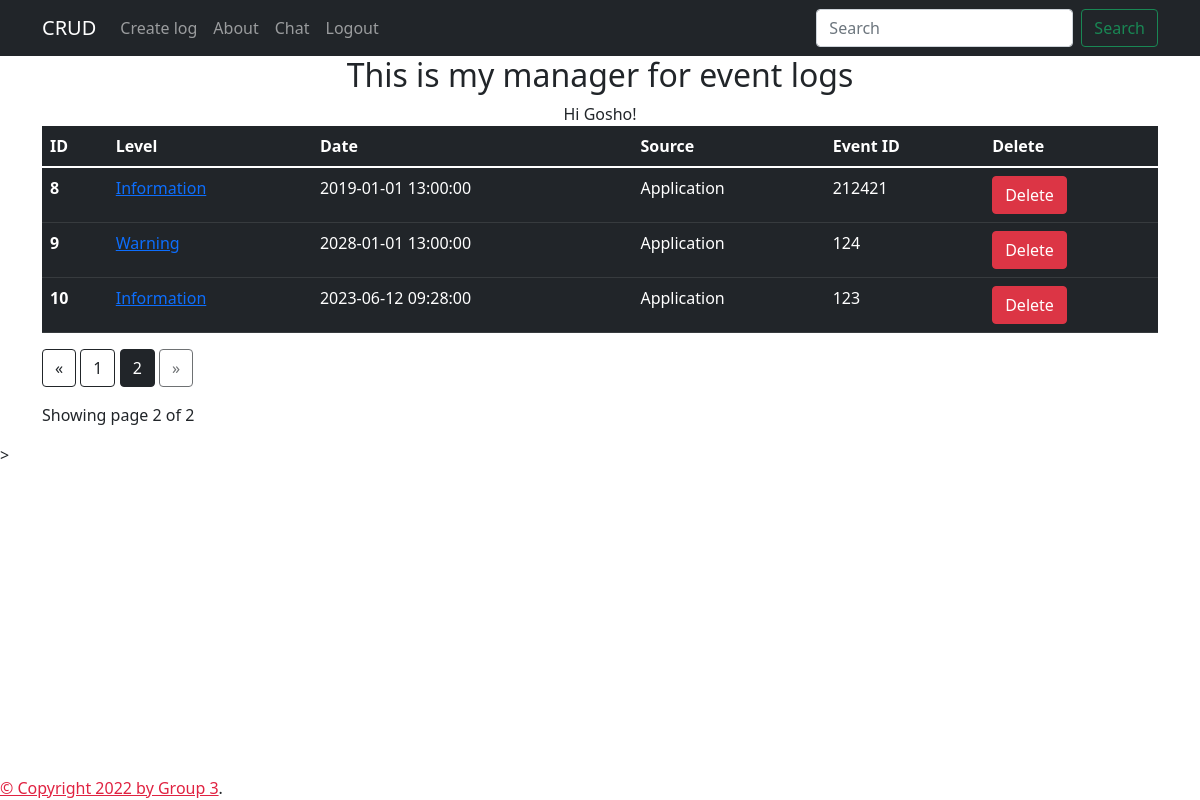
The page /?page=2 (signed in) on the database its author committed.
### models.py (models this page shows, shortened)
class User(db.Model, UserMixin):
    __tablename__ = "user"
    id = db.Column(db.Integer, primary_key=True)
    username = db.Column(db.String(80), unique=True, nullable=False)
    password = db.Column(db.String(300), nullable=False, unique=True)

class Events_model(db.Model):
    __tablename__ = 'event_errors'
    id = db.Column(db.Integer, primary_key=True)
    level = db.Column(db.String(80))
    date_time = db.Column(db.DateTime, default=datetime.utcnow)
    source = db.Column(db.String(80))
    event_id = db.Column(db.Integer())

### app.py (the view)
    @app.route('/')
    @login_required
    def home():
        page = request.args.get('page', type = int)
        application_logs = Events_model.query.paginate(page = page, per_page = 5)
        return render_template('index.html', application_logs=application_logs, name = current_user), 200

### app.py (called while the page is built)
@login_manager.user_loader
def load_user(user_id):
    return User.query.get(int(user_id))

### templates/index.html (shortened to what this page needs)
{% extends "base.html" %}
{% block content %}
<div class="container" style="text-align: center;width: 100%;">
    <h2> This is my manager for event logs</h2>
     Hi {{ current_user.username }}!
</div>
<div class = "container">
      <table class="table table-dark">
        <thead>
          <tr>
            <th scope="col">ID</th>
            <th scope="col">Level</th>
            <th scope="col">Date</th>
            <th scope="col">Source</th>
            <th scope="col">Event ID</th>
            <th scope="col">Delete</th>
          </tr>
        </thead>
        <tbody>
            {% for application_log in application_logs.items %}
        <a href="#">
          <tr>
            <th scope="row">{{application_log.id}}</th>
            <td><a href='/data/{{application_log.id}}/update'>{{application_log.level}}</a></td>
            <td>{{application_log.date_time}}</td>
            <td>{{application_log.source}}</td>
            <td>{{application_log.event_id}}</td>
            <td><a href='/data/{{application_log.id}}/delete' onclick="return confirm('Are you sure you want to delete this item?');" type="button" class="btn btn-danger">Delete</a></td>
          </tr>
        </a>
          {% endfor %}
        </tbody>
      </table>
<div class="text-right">
  <a href="{{ url_for('home', page=application_logs.prev_num) }}"
     class="btn btn-outline-dark
     {% if application_logs.page == 1 %}disabled{% endif %}">
      &laquo;
  </a>
  {% for page_num in application_logs.iter_pages(left_edge=1, right_edge=1, left_current=1, right_current=2) %}{% if page_num %}
          {% if application_logs.page == page_num %}
          <a href="{{ url_for('home', page=page_num) }}"
             class="btn btn-dark">
              {{ page_num }}
          </a>
          {% else %}
          <a href="{{ url_for('home', page=page_num) }}"
             class="btn btn-outline-dark">
              {{ page_num }}
          </a>
          {% endif %}
      {% else %}
          ...
      {% endif %}
  {% endfor %}    <a href="{{ url_for('home', page=application_logs.next_num) }}"
     class="btn btn-outline-dark
     {% if application_logs.page == application_logs.pages %}disabled{% endif %}">
      &raquo;
  </a>
</div>
<p class="text-right mt-3">
 Showing page {{ application_logs.page }} of {{ application_logs.pages }}
</p>
</div>>
{% endblock %}

### rows shown on the page
User: username "Gosho"
Events_model: id "8", level "Information", date_time "2019-01-01 13:00:00", source "Application", event_id "212421"
Events_model: id "9", level "Warning", date_time "2028-01-01 13:00:00", source "Application", event_id "124"
Events_model: id "10", level "Information", date_time "2023-06-12 09:28:00", source "Application", event_id "123"

### other values the page prints
{{ page_num }} "1"
{{ page_num }} "2"
{{ application_logs.page }} "2"
{{ application_logs.pages }} "2"
